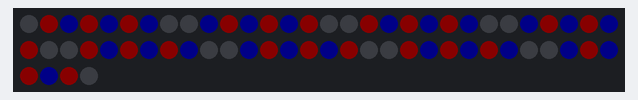
Simulated run of this sketch. Board: Arduino Uno, built with avr-gcc and run on an emulated ATmega328P. Parts: 64 RGB LEDs in strip order, left to right, continuing on the next row. Dim RGB values are drawn brighter than linear.

Above: at 0.1 s.

The sketch:

25-06-13_TestLED.ino
```cpp
#include <Adafruit_NeoPixel.h>

#define LEDPIN 2
#define LEDNUM 64

#define ROW_NUM 8
#define COL_NUM 8

Adafruit_NeoPixel strip(LEDNUM, LEDPIN, NEO_GRB + NEO_KHZ800);

uint32_t colorList[3] ={
  strip.Color(0,0,0),
  strip.Color(50, 0, 0), // less 1 led
  strip.Color(0, 0, 50)
};

int board[ROW_NUM][COL_NUM] = {
  {0,1,2,1,2,1,2,0},
  {0,1,2,1,2,1,2,0},
  {0,1,2,1,2,1,2,0},
  {0,1,2,1,2,1,2,0},
  {0,1,2,1,2,1,2,0},
  {0,1,2,1,2,1,2,0},
  {0,1,2,1,2,1,2,0},
  {0,1,2,1,2,1,2,0}
};

void setup() {
  // put your setup code here, to run once:
  strip.begin();
  strip.setBrightness(50);

  ledBoard();

}

void loop() {
  // put your main code here, to run repeatedly:

}

void ledBoard(){
  for(int i = 0; i < ROW_NUM; i++){
    for(int j = 0; j < COL_NUM; j++){
      if((i%2) == 0){
        strip.setPixelColor(i*COL_NUM + j, colorList[board[i][j]]);
      }
      else{
        strip.setPixelColor((i+1)*COL_NUM - j - 1, colorList[board[i][j]]);
      }
    }
  }
  strip.show();
}
```
